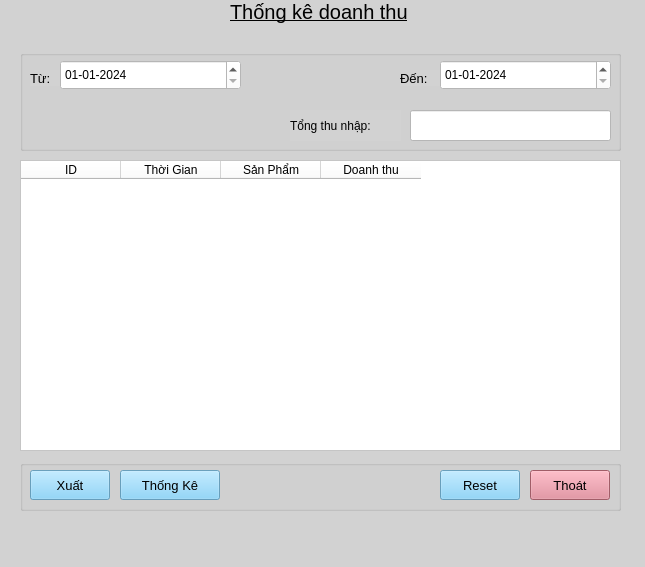
<?xml version="1.0" encoding="UTF-8"?>
<ui version="4.0">
 <class>thongkeWindow</class>
 <widget class="QMainWindow" name="thongkeWindow">
  <property name="geometry">
   <rect>
    <x>0</x>
    <y>0</y>
    <width>645</width>
    <height>567</height>
   </rect>
  </property>
  <property name="windowTitle">
   <string>MainWindow</string>
  </property>
  <property name="styleSheet">
   <string notr="true">background-color:rgba(210, 210, 210,1);</string>
  </property>
  <widget class="QWidget" name="centralwidget">
   <widget class="QLabel" name="lb_thongke">
    <property name="geometry">
     <rect>
      <x>230</x>
      <y>0</y>
      <width>241</width>
      <height>41</height>
     </rect>
    </property>
    <property name="font">
     <font>
      <pointsize>15</pointsize>
      <underline>true</underline>
     </font>
    </property>
    <property name="text">
     <string>Thống kê doanh thu</string>
    </property>
    <property name="alignment">
     <set>Qt::AlignLeading|Qt::AlignLeft|Qt::AlignTop</set>
    </property>
   </widget>
   <widget class="QTableWidget" name="tb_thongke">
    <property name="geometry">
     <rect>
      <x>20</x>
      <y>160</y>
      <width>601</width>
      <height>291</height>
     </rect>
    </property>
    <property name="cursor" stdset="0">
     <cursorShape>PointingHandCursor</cursorShape>
    </property>
    <property name="styleSheet">
     <string notr="true">background-color:rgba(255, 255, 255, 1);</string>
    </property>
    <column>
     <property name="text">
      <string>ID</string>
     </property>
    </column>
    <column>
     <property name="text">
      <string>Thời Gian</string>
     </property>
    </column>
    <column>
     <property name="text">
      <string>Sản Phẩm</string>
     </property>
    </column>
    <column>
     <property name="text">
      <string>Doanh thu</string>
     </property>
    </column>
   </widget>
   <widget class="QGroupBox" name="groupBox">
    <property name="geometry">
     <rect>
      <x>20</x>
      <y>50</y>
      <width>601</width>
      <height>101</height>
     </rect>
    </property>
    <property name="styleSheet">
     <string notr="true">background-color:rgba(210, 210, 210,1);</string>
    </property>
    <property name="title">
     <string/>
    </property>
    <widget class="QLabel" name="lb_qlbh_nb">
     <property name="geometry">
      <rect>
       <x>10</x>
       <y>20</y>
       <width>41</width>
       <height>16</height>
      </rect>
     </property>
     <property name="font">
      <font>
       <pointsize>10</pointsize>
      </font>
     </property>
     <property name="text">
      <string>Từ:</string>
     </property>
     <property name="textFormat">
      <enum>Qt::AutoText</enum>
     </property>
    </widget>
    <widget class="QDateEdit" name="time_start">
     <property name="geometry">
      <rect>
       <x>40</x>
       <y>10</y>
       <width>181</width>
       <height>30</height>
      </rect>
     </property>
     <property name="styleSheet">
      <string notr="true">background-color:rgba(255, 255, 255, 1);</string>
     </property>
     <property name="currentSection">
      <enum>QDateTimeEdit::DaySection</enum>
     </property>
     <property name="displayFormat">
      <string>dd-MM-yyyy</string>
     </property>
     <property name="date">
      <date>
       <year>2024</year>
       <month>1</month>
       <day>1</day>
      </date>
     </property>
    </widget>
    <widget class="QLabel" name="lb_qlbh_dg">
     <property name="geometry">
      <rect>
       <x>380</x>
       <y>20</y>
       <width>41</width>
       <height>16</height>
      </rect>
     </property>
     <property name="font">
      <font>
       <pointsize>10</pointsize>
      </font>
     </property>
     <property name="text">
      <string>Đến:</string>
     </property>
    </widget>
    <widget class="QDateEdit" name="time_end">
     <property name="geometry">
      <rect>
       <x>420</x>
       <y>10</y>
       <width>171</width>
       <height>30</height>
      </rect>
     </property>
     <property name="styleSheet">
      <string notr="true">background-color:rgba(255, 255, 255, 1);</string>
     </property>
     <property name="currentSection">
      <enum>QDateTimeEdit::DaySection</enum>
     </property>
     <property name="displayFormat">
      <string>dd-MM-yyyy</string>
     </property>
     <property name="date">
      <date>
       <year>2024</year>
       <month>1</month>
       <day>1</day>
      </date>
     </property>
    </widget>
    <widget class="QLineEdit" name="txtTongtien">
     <property name="enabled">
      <bool>false</bool>
     </property>
     <property name="geometry">
      <rect>
       <x>390</x>
       <y>60</y>
       <width>201</width>
       <height>31</height>
      </rect>
     </property>
     <property name="styleSheet">
      <string notr="true">background-color:rgba(255, 255, 255, 1);</string>
     </property>
     <property name="text">
      <string/>
     </property>
    </widget>
    <widget class="QLabel" name="label_4">
     <property name="geometry">
      <rect>
       <x>270</x>
       <y>60</y>
       <width>111</width>
       <height>31</height>
      </rect>
     </property>
     <property name="font">
      <font>
       <pointsize>9</pointsize>
      </font>
     </property>
     <property name="text">
      <string>Tổng thu nhập:</string>
     </property>
    </widget>
   </widget>
   <widget class="QGroupBox" name="groupBox_2">
    <property name="geometry">
     <rect>
      <x>20</x>
      <y>460</y>
      <width>601</width>
      <height>51</height>
     </rect>
    </property>
    <property name="title">
     <string/>
    </property>
    <widget class="QPushButton" name="btn_again">
     <property name="geometry">
      <rect>
       <x>420</x>
       <y>10</y>
       <width>80</width>
       <height>30</height>
      </rect>
     </property>
     <property name="font">
      <font>
       <pointsize>10</pointsize>
      </font>
     </property>
     <property name="cursor">
      <cursorShape>PointingHandCursor</cursorShape>
     </property>
     <property name="styleSheet">
      <string notr="true">background-color:rgba(118, 203, 248, 0.8);
</string>
     </property>
     <property name="text">
      <string>Reset</string>
     </property>
    </widget>
    <widget class="QPushButton" name="btnTkdt">
     <property name="geometry">
      <rect>
       <x>100</x>
       <y>10</y>
       <width>100</width>
       <height>30</height>
      </rect>
     </property>
     <property name="font">
      <font>
       <pointsize>10</pointsize>
      </font>
     </property>
     <property name="styleSheet">
      <string notr="true">background-color:rgba(118, 203, 248, 0.8);
</string>
     </property>
     <property name="text">
      <string>Thống Kê</string>
     </property>
    </widget>
    <widget class="QPushButton" name="btn_xuat_thongke">
     <property name="geometry">
      <rect>
       <x>10</x>
       <y>10</y>
       <width>80</width>
       <height>30</height>
      </rect>
     </property>
     <property name="font">
      <font>
       <pointsize>10</pointsize>
      </font>
     </property>
     <property name="cursor">
      <cursorShape>PointingHandCursor</cursorShape>
     </property>
     <property name="styleSheet">
      <string notr="true">background-color:rgba(118, 203, 248, 0.8);
</string>
     </property>
     <property name="text">
      <string>Xuất</string>
     </property>
    </widget>
    <widget class="QPushButton" name="btn_thoat_thongke">
     <property name="geometry">
      <rect>
       <x>510</x>
       <y>10</y>
       <width>80</width>
       <height>30</height>
      </rect>
     </property>
     <property name="font">
      <font>
       <pointsize>10</pointsize>
      </font>
     </property>
     <property name="cursor">
      <cursorShape>PointingHandCursor</cursorShape>
     </property>
     <property name="styleSheet">
      <string notr="true">background-color: rgba(225, 130, 146, 1);</string>
     </property>
     <property name="text">
      <string>Thoát</string>
     </property>
    </widget>
   </widget>
  </widget>
  <widget class="QMenuBar" name="menubar">
   <property name="geometry">
    <rect>
     <x>0</x>
     <y>0</y>
     <width>645</width>
     <height>26</height>
    </rect>
   </property>
  </widget>
  <widget class="QStatusBar" name="statusbar"/>
 </widget>
 <resources/>
 <connections/>
</ui>
